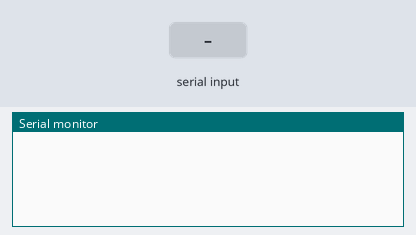
A sketch run on a simulated Arduino Uno, built with avr-gcc and run on an emulated ATmega328P. Parts: the last lines printed to the serial monitor. The test bench sets the inputs (shaded band).

Above: at 2.2 s.
2.3 s: "reset 1\n" received over Serial
At 3.0 s:
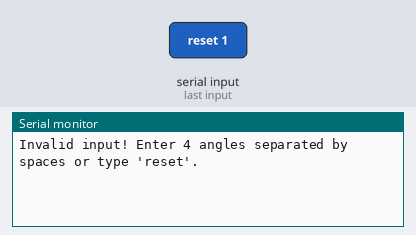
3.8 s: "reset\n" received over Serial
At 4.2 s:
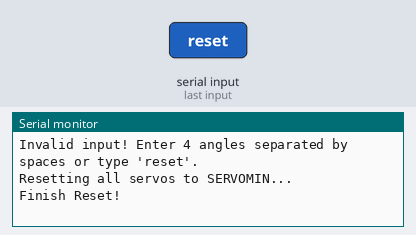

The sketch:

sketch_feb13a.ino
```cpp
#include <Wire.h>
#include <Adafruit_PWMServoDriver.h>

Adafruit_PWMServoDriver pwm = Adafruit_PWMServoDriver();

#define SERVOMIN  110 // Minimum pulse length count (out of 4096)
#define SERVOMAX  500 // Maximum pulse length count (out of 4096)
#define SERVO_FREQ 50  // Analog servos run at ~50 Hz updates

uint16_t currentPulse[4] = {SERVOMIN, SERVOMIN, SERVOMIN, SERVOMIN};

void setup() {
  delay(1000);
  Serial.begin(9600);
  pwm.begin();
  pwm.setOscillatorFrequency(27000000);
  pwm.setPWMFreq(SERVO_FREQ);
  // resetServos();
  // Serial.println("Enter angles in format: x y z w or type 'reset' to reset servos");
}

void moveServo(uint8_t motorID, uint16_t desiredAngle) {
  if (motorID > 3) return; // Prevent out-of-bounds access

  uint16_t servoMax = (motorID == 3) ? 415 : SERVOMAX;
  uint16_t desiredPulse = map(desiredAngle, 0, 180, SERVOMIN, servoMax);

  if (desiredPulse < SERVOMIN || desiredPulse > servoMax) {
    Serial.print("Invalid angle for motor ");
    Serial.print(motorID);
    Serial.println("! Enter a value between 0 and 180.");
    return;
  }

  while (currentPulse[motorID] != desiredPulse) {
    if (currentPulse[motorID] > desiredPulse) {
      currentPulse[motorID]--;
    } else {
      currentPulse[motorID]++;
    }
    pwm.setPWM(motorID, 0, currentPulse[motorID]);
    delay(7.5); // Small delay for smooth movement
  }
}

void resetServos() {
  Serial.println("Resetting all servos to SERVOMIN...");
  for (int i = 0; i < 4; i++) {
    moveServo(i, 0); // Moves all servos to 0 degrees (SERVOMIN)
    // delay(200);
  }
}

void loop() {
  if (Serial.available()) {
    String input = Serial.readStringUntil('\n');
    input.trim();

    if (input.equalsIgnoreCase("reset")) {
      resetServos();
      Serial.println("Finish Reset!");
      return;
    }

    int angles[4];
    int index = 0;
    char *ptr = strtok((char*)input.c_str(), " ");
    while (ptr != NULL && index < 4) {
      angles[index++] = atoi(ptr);
      ptr = strtok(NULL, " ");
    }

    if (index == 4) { // Ensure we got exactly 4 values
      for (int i = 0; i < 4; i++) {
        moveServo(i, angles[i]);
        // delay(100);
      }
      Serial.println("OK");
      // delay(200);
    } else {
      Serial.println("Invalid input! Enter 4 angles separated by spaces or type 'reset'.");
    }
  }
}
```

Measured:
- after the input at 2.3 s, the serial monitor: prints a new line at once (image 1)
- after the input at 3.8 s, the serial monitor: prints a new line at once (image 2)
